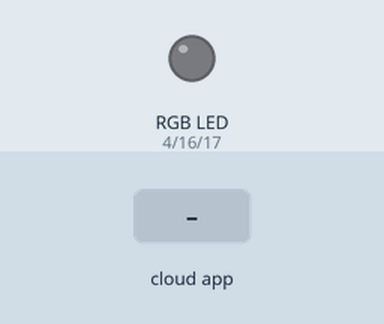
Recording of a sketch running on a simulated ESP32. Shown: an RGB LED mixed from three pins (HIGH = lit). The test bench sets the inputs (shaded band). Dim RGB values are drawn brighter than linear; WiFi joins after 1.5 s; servers stay silent unless stated; what the sketch prints to the serial monitor is not drawn.

Above: at 4.3 s.
4.4 s: the phone or cloud app sets RGB.Cycle to 64
At 7.35 s:
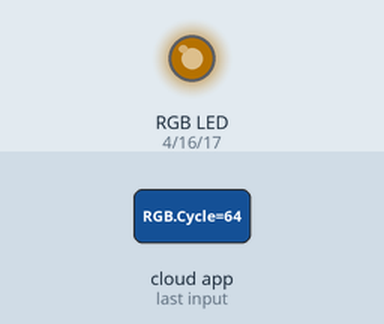
7.4 s: the phone or cloud app sets RGB.Strip to 64
At 8.6 s:
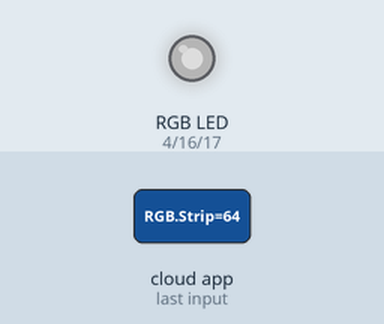
8.9 s: the phone or cloud app sets RGB.Strip to 128
At 10.0 s:
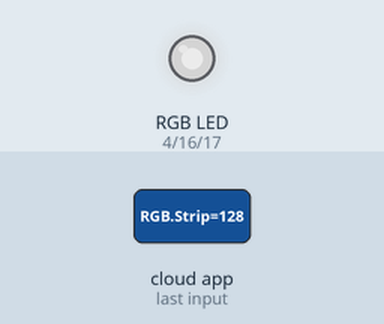
10.4 s: the phone or cloud app sets RGB.Cycle to 128
At 11.5 s:
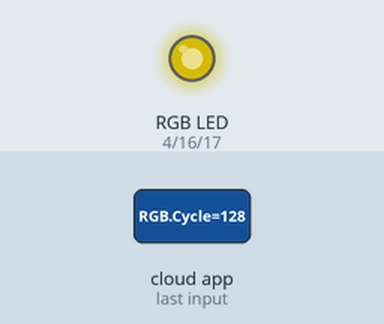
13.4 s: the phone or cloud app sets RGB.Speed to 255
At 14.09 s:
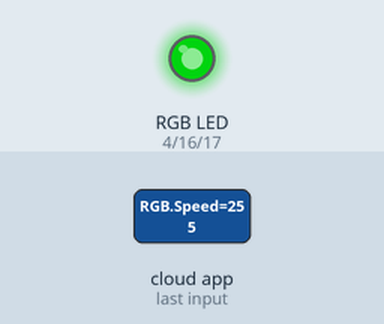
16.4 s: the phone or cloud app sets RGB.Strip to 255
Timing chart, 0 to 18.9 s (numbered marks = the images above; inputs shaded):
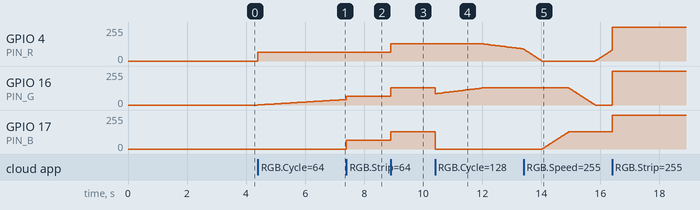

The sketch:

AlexaRGBStrip.ino
```cpp
#include <Arduino.h>
#include <WiFi.h>
#include <Espalexa.h>

// ---------- Wi-Fi ----------
const char* WIFI_SSID = "TP-Link_E827";
const char* WIFI_PASS = "44182816";

// ---------- Pins ----------
const int PIN_R = 4;
const int PIN_G = 16;
const int PIN_B = 17;

// ---------- PWM ----------
const int FREQ_HZ  = 5000;
const int RES_BITS = 8;

// ---------- Espalexa ----------
Espalexa espalexa;

#if defined(ESP_ARDUINO_VERSION) && (ESP_ARDUINO_VERSION >= ESP_ARDUINO_VERSION_VAL(3,0,0))
  #define ESP32_CORE_V3 1
#endif

// ---------- Cycle state ----------
volatile bool   cycleEnabled  = false;   // controlled by "RGB Cycle"
uint8_t         cycleBri      = 200;     // 0–255 effect brightness
uint16_t        cycleHue      = 0;       // 0..359 degrees
unsigned long   lastStepMs    = 0;

// Adjustable speed dial (separate device "RGB Speed")
uint8_t         cycleSpeedPct = 40;      // 0–100%
const uint16_t  HUE_STEP      = 1;

const uint16_t  INTERVAL_SLOW_MS = 120;  // 0% speed
const uint16_t  INTERVAL_FAST_MS = 15;   // 100% speed
uint16_t        stepIntervalMs   = 35;

// ========== PWM helpers ==========
#ifdef ESP32_CORE_V3
  inline void pwmAttachPin(int pin) { ledcAttach((uint8_t)pin, FREQ_HZ, RES_BITS); }
  inline void pwmWritePin (int pin, uint32_t duty) { ledcWrite((uint8_t)pin, duty); }

  void setupPWM() {
    Serial.println(F("[PWM] Initializing pins..."));
    pwmAttachPin(PIN_R);
    pwmAttachPin(PIN_G);
    pwmAttachPin(PIN_B);
    pwmWritePin(PIN_R, 0);
    pwmWritePin(PIN_G, 0);
    pwmWritePin(PIN_B, 0);
    Serial.println(F("[PWM] ✅ PWM ready (all channels set to 0)."));
  }

  inline void writeRGB(uint8_t r, uint8_t g, uint8_t b) {
    pwmWritePin(PIN_R, r);
    pwmWritePin(PIN_G, g);
    pwmWritePin(PIN_B, b);
    Serial.printf("[RGB] Applied values → R:%3u G:%3u B:%3u\n", r, g, b);
  }
#else
  const int CH_R = 0, CH_G = 1, CH_B = 2;

  void setupPWM() {
    Serial.println(F("[PWM] Initializing channels..."));
    ledcSetup(CH_R, FREQ_HZ, RES_BITS);
    ledcSetup(CH_G, FREQ_HZ, RES_BITS);
    ledcSetup(CH_B, FREQ_HZ, RES_BITS);
    ledcAttachPin(PIN_R, CH_R);
    ledcAttachPin(PIN_G, CH_G);
    ledcAttachPin(PIN_B, CH_B);
    ledcWrite(CH_R, 0);
    ledcWrite(CH_G, 0);
    ledcWrite(CH_B, 0);
    Serial.println(F("[PWM] ✅ PWM ready (all channels set to 0)."));
  }

  inline void writeRGB(uint8_t r, uint8_t g, uint8_t b) {
    ledcWrite(CH_R, r);
    ledcWrite(CH_G, g);
    ledcWrite(CH_B, b);
    Serial.printf("[RGB] Applied values → R:%3u G:%3u B:%3u\n", r, g, b);
  }
#endif

// ========== helpers ==========
static inline uint8_t mul8(uint8_t a, uint8_t b) {
  return (uint16_t(a) * uint16_t(b) + 127) / 255;
}

static inline uint16_t lerp_u16(uint16_t a, uint16_t b, uint16_t t /*0..255*/) {
  int32_t da = int32_t(b) - int32_t(a);
  return uint16_t(int32_t(a) + (da * int32_t(t)) / 255);
}

static void updateIntervalFromSpeed() {
  const uint16_t t = (uint16_t)constrain((int)cycleSpeedPct, 0, 100) * 255 / 100;
  const uint16_t v = lerp_u16(INTERVAL_SLOW_MS, INTERVAL_FAST_MS, t);
  const uint16_t minAllowed = min(INTERVAL_SLOW_MS, INTERVAL_FAST_MS);
  const uint16_t maxAllowed = max(INTERVAL_SLOW_MS, INTERVAL_FAST_MS);
  stepIntervalMs = (uint16_t)constrain(v, minAllowed, maxAllowed);

  Serial.printf("[Speed] Set to %3u%% → step interval = %ums\n", cycleSpeedPct, stepIntervalMs);
}

// ========== HSV → RGB ==========
static void hsvToRgb(uint16_t h, uint8_t s, uint8_t v,
                     uint8_t &r, uint8_t &g, uint8_t &b) {
  h = h % 360;
  const uint8_t region = h / 60;
  const uint16_t f = (h % 60) * 255 / 60;

  const uint8_t p = mul8(v, (uint8_t)(255 - s));
  const uint8_t q = mul8(v, (uint8_t)(255 - mul8(s, (uint8_t)f)));
  const uint8_t t = mul8(v, (uint8_t)(255 - mul8(s, (uint8_t)(255 - f))));

  switch (region) {
    default:
    case 0: r = v; g = t; b = p; break;
    case 1: r = q; g = v; b = p; break;
    case 2: r = p; g = v; b = t; break;
    case 3: r = p; g = q; b = v; break;
    case 4: r = t; g = p; b = v; break;
    case 5: r = v; g = p; b = q; break;
  }
}

// ========== Espalexa callbacks ==========
void onColor(uint8_t bri, uint32_t rgb) {
  Serial.printf("[Alexa] RGB Strip called: bri=%u, rgb=0x%06X\n", bri, rgb);

  if (bri == 0) {
    cycleEnabled = false;
    writeRGB(0, 0, 0);
    Serial.println(F("[Alexa] RGB Strip turned OFF."));
    return;
  }

  cycleEnabled = false;

  uint8_t r = (rgb >> 16) & 0xFF;
  uint8_t g = (rgb >>  8) & 0xFF;
  uint8_t b = (rgb      ) & 0xFF;

  r = mul8(r, bri);
  g = mul8(g, bri);
  b = mul8(b, bri);
  writeRGB(r, g, b);

  Serial.printf("[Alexa] RGB Strip → Color applied (Brightness=%u)\n", bri);
}

void onCycle(uint8_t bri) {
  Serial.printf("[Alexa] RGB Cycle called: bri=%u\n", bri);

  if (bri == 0) {
    cycleEnabled = false;
    writeRGB(0, 0, 0);
    Serial.println(F("[Alexa] RGB Cycle turned OFF."));
  } else {
    cycleBri = bri;
    cycleEnabled = true;
    Serial.printf("[Alexa] RGB Cycle ENABLED (Brightness=%u)\n", cycleBri);
  }
}

void onCycleSpeed(uint8_t bri) {
  Serial.printf("[Alexa] RGB Speed called: bri=%u\n", bri);

  cycleSpeedPct = (uint8_t)((uint16_t)bri * 100 / 255);
  updateIntervalFromSpeed();
  Serial.printf("[Alexa] RGB Speed set to %u%%\n", cycleSpeedPct);
}

// ========== Wi-Fi with improved stability ==========
void setupWiFi() {
  Serial.printf("[WiFi] Connecting to SSID: \"%s\"...\n", WIFI_SSID);

  // Ensure clean start
  WiFi.disconnect(true);
  WiFi.mode(WIFI_OFF);
  delay(100);

  WiFi.mode(WIFI_STA);
  WiFi.setHostname("esp32-rgb");

  // Additional stability settings
  WiFi.setSleep(false);
  WiFi.setAutoReconnect(true);

  if (WIFI_PASS && strlen(WIFI_PASS) > 0) {
    WiFi.begin(WIFI_SSID, WIFI_PASS);
  } else {
    WiFi.begin(WIFI_SSID);
  }

  const unsigned long t0 = millis();
  while (WiFi.status() != WL_CONNECTED) {
    delay(250);
    Serial.print(".");
    if (millis() - t0 > 30000UL) {
      Serial.println(F("\n[WiFi] ❌ Connection timed out. Restarting..."));
      ESP.restart();
    }
  }
  Serial.printf("\n[WiFi] ✅ Connected! IP Address: %s\n", WiFi.localIP().toString().c_str());
}

void ensureWiFi() {
  if (WiFi.status() != WL_CONNECTED) {
    Serial.println(F("[WiFi] ❌ Lost connection. Reconnecting..."));
    setupWiFi();
  }
}

// ========== Arduino setup/loop ==========
void setup() {
  Serial.begin(115200);
  delay(1000); // Longer delay for stability
  Serial.println(F("\n========== ESP32 RGB Controller with Espalexa =========="));

  setupPWM();
  setupWiFi();
  updateIntervalFromSpeed();

  // Small delay before starting Espalexa
  delay(500);

  Serial.println(F("[Espalexa] Registering Alexa devices..."));
  espalexa.addDevice("RGB Strip",  onColor);
  espalexa.addDevice("RGB Cycle",  onCycle);
  espalexa.addDevice("RGB Speed",  onCycleSpeed);

  // Start Espalexa with error handling
  if (!espalexa.begin()) {
    Serial.println(F("[Espalexa] ❌ Failed to start Espalexa!"));
    delay(1000);
    ESP.restart();
  }

  Serial.println(F("[Espalexa] ✅ Devices ready. Example commands:"));
  Serial.println(F("   Alexa, set RGB Strip to blue 50%"));
  Serial.println(F("   Alexa, turn on RGB Cycle"));
  Serial.println(F("   Alexa, set RGB Speed to 20% (slower)"));
  Serial.println(F("   Alexa, set RGB Speed to 80% (faster)"));

  Serial.println(F("\n[System] Ready! Entering main loop..."));
}

void loop() {
  // Handle Espalexa with error protection
  static unsigned long lastEspalexaError = 0;
  try {
    espalexa.loop();
  } catch (...) {
    if (millis() - lastEspalexaError > 5000) {
      Serial.println(F("[Espalexa] ⚠️  Loop error, continuing..."));
      lastEspalexaError = millis();
    }
  }

  // WiFi check with reduced frequency
  static unsigned long lastWiFiCheck = 0;
  const unsigned long now = millis();
  if (now - lastWiFiCheck >= 10000UL) { // Check every 10 seconds instead of 5
    lastWiFiCheck = now;
    ensureWiFi();
  }

  // Color cycling
  if (cycleEnabled && (uint32_t)(now - lastStepMs) >= stepIntervalMs) {
    lastStepMs = now;

    cycleHue += HUE_STEP;
    if (cycleHue >= 360) cycleHue -= 360;

    uint8_t r, g, b;
    hsvToRgb(cycleHue, 255, cycleBri, r, g, b);
    writeRGB(r, g, b);
  }

  // Small delay to prevent watchdog issues
  yield();
}
```

Measured:
- after the input at 4.4 s, GPIO 4 (PIN_R): 0/255 → 64/255 at once; GPIO 16 (PIN_G): moves from 0/255 to 41/255 over 3.0 s, starting at once
- after the input at 7.4 s, GPIO 17 (PIN_B): 0/255 → 64/255 at once
- after the input at 8.9 s, GPIO 4 (PIN_R), GPIO 16 (PIN_G), GPIO 17 (PIN_B): 64/255 → 128/255 at once
- after the input at 10.4 s, GPIO 4 (PIN_R): moves from 128/255 to 90/255 over 1.3 s, starting after 1.7 s; GPIO 17 (PIN_B): 128/255 → 0/255 at once
- after the input at 13.4 s, GPIO 16 (PIN_G): moves from 128/255 to 0/255 over 0.89 s, starting after 1.5 s; GPIO 17 (PIN_B): moves from 0/255 to 128/255 over 0.89 s, starting after 0.63 s
